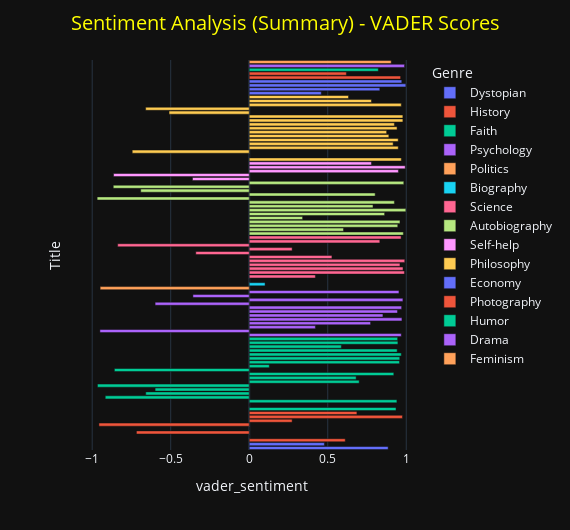

Notebook source saved alongside this figure:
### Code cell
#sentiment analysis comparison - compare VADER sentiment scores for each book
fig = px.bar(book_url, x='vader_sentiment', y='Title',  color='Genre', orientation='h')
fig.update_layout(
    yaxis=dict(showticklabels=False),
    title= 'Sentiment Analysis (Summary) - VADER Scores',
    title_x=0.5,
    title_font=dict(size=20, color='yellow'),
    template='plotly_dark',
    width=570,
    height=530
)
fig.write_html("./charts/sentiment_analysis.html")
fig.show()

### Figure 1 — Plotly figure (JSON) as saved in the notebook; plotly's stock layout.template omitted (floating-point values rounded to 4 significant figures)
{"data": [{"alignmentgroup": "True", "hovertemplate": "Genre=Dystopian<br>vader_sentiment=%{x}<br>Title=%{y}<extra></extra>", "legendgroup": "Dystopian", "marker": {"color": "#636efa", "pattern": {"shape": ""}}, "name": "Dystopian", "offsetgroup": "Dystopian", "orientation": "h", "showlegend": true, "textposition": "auto", "type": "bar", "x": [0.8847, 0.4788], "xaxis": "x", "y": ["1984", "Animal Farm"], "yaxis": "y"}, {"alignmentgroup": "True", "hovertemplate": "Genre=History<br>vader_sentiment=%{x}<br>Title=%{y}<extra></extra>", "legendgroup": "History", "marker": {"color": "#EF553B", "pattern": {"shape": ""}}, "name": "History", "offsetgroup": "History", "orientation": "h", "showlegend": true, "textposition": "auto", "type": "bar", "x": [0.6115, 0, -0.7184, 0, -0.9571, 0.2732, 0.9758, 0.6858], "xaxis": "x", "y": ["100 Headlines That Changed the World", "A Brief History of How the Industrial Revolution Changed the World", "All Quiet on the Western Front", "Evolution the Human Story", "I Used to Know That: World History", "Islam dalam Sejarah dan Kebudayaan Melayu", "Sapiens: A Brief History of Humankind", "The Museum of Scandals: Art that Shocked the World"], "yaxis": "y"}, {"alignmentgroup": "True", "hovertemplate": "Genre=Faith<br>vader_sentiment=%{x}<br>Title=%{y}<extra></extra>", "legendgroup": "Faith", "marker": {"color": "#00cc96", "pattern": {"shape": ""}}, "name": "Faith", "offsetgroup": "Faith", "orientation": "h", "showlegend": true, "textposition": "auto", "type": "bar", "x": [0.9349, 0, 0.9405, -0.9169, -0.6591, -0.5994, -0.9665, 0.7003, 0.6808, 0.9207, -0.8587, 0.128, 0.9571, 0.9585, 0.9683, 0.9422, 0.5868, 0.9469, 0.9452], "xaxis": "x", "y": ["20 Principles", "30-Second Religion", "Agnosticism", "ANTITHESIS", "God Is Not Great", "Hadith: A Re-evaluation", "Infidel", "Mencari Jalan Pulang", "Mengemudi Bahtera Perubahan Minda", "No god but God", "Questioning the Veil: Open Letters to Muslim Women", "Religion Without God", "Rumi's Little Book of Life", "The Atheist's Bible", "The God Delusion", "Theology of Tariq Ramadan", "Travelog Minda Tajdid: Catatan Perjalanan Dari Tanah Barat", "What I Believe", "Why I am not a Christian"], "yaxis": "y"}, {"alignmentgroup": "True", "hovertemplate": "Genre=Psychology<br>vader_sentiment=%{x}<br>Title=%{y}<extra></extra>", "legendgroup": "Psychology", "marker": {"color": "#ab63fa", "pattern": {"shape": ""}}, "name": "Psychology", "offsetgroup": "Psychology", "orientation": "h", "showlegend": true, "textposition": "auto", "type": "bar", "x": [0.9682, -0.9509, 0.4215, 0.7728, 0.9725, 0.8516, 0.9442, 0.9705, -0.5994, 0.9786, -0.3586, 0.9535], "xaxis": "x", "y": ["30-Second Psychology ", "Adult Children of Emotionally Immature Parents", "Civilization and Its Discontents", "Freud for Beginners", "Freud Verbatim", "Freudian Slips", "Life Lessons From Freud", "Quiet", "The Body Keeps the Score ", "The Courage to Be Disliked ", "The Examined Life", "The Moral Molecule"], "yaxis": "y"}, {"alignmentgroup": "True", "hovertemplate": "Genre=Politics<br>vader_sentiment=%{x}<br>Title=%{y}<extra></extra>", "legendgroup": "Politics", "marker": {"color": "#FFA15A", "pattern": {"shape": ""}}, "name": "Politics", "offsetgroup": "Politics", "orientation": "h", "showlegend": true, "textposition": "auto", "type": "bar", "x": [-0.9493], "xaxis": "x", "y": ["50 Political Ideas You Really Need to Know"], "yaxis": "y"}, {"alignmentgroup": "True", "hovertemplate": "Genre=Biography<br>vader_sentiment=%{x}<br>Title=%{y}<extra></extra>", "legendgroup": "Biography", "marker": {"color": "#19d3f3", "pattern": {"shape": ""}}, "name": "Biography", "offsetgroup": "Biography", "orientation": "h", "showlegend": true, "textposition": "auto", "type": "bar", "x": [0.101, 0], "xaxis": "x", "y": ["A Brief Guide to Charles Darwin, His Life and Times", "Sigmund Freud"], "yaxis": "y"}, {"alignmentgroup": "True", "hovertemplate": "Genre=Science<br>vader_sentiment=%{x}<br>Title=%{y}<extra></extra>", "legendgroup": "Science", "marker": {"color": "#FF6692", "pattern": {"shape": ""}}, "name": "Science", "offsetgroup": "Science", "orientation": "h", "showlegend": true, "textposition": "auto", "type": "bar", "x": [0.4215, 0.9885, 0.9793, 0.9599, 0.9904, 0.5267, -0.3403, 0.2732, -0.8378, 0.8316, 0.9671], "xaxis": "x", "y": ["A Brief History of the Universe", "A Tear at the Edge of Creation", "A Universe from Nothing", "Conversations on Consciousness", "Supercooperators", "The Ascent of Man", "The Demon-Haunted World: Science as a Candle in the Dark", "The Story of Evolution.", "The Science of Sin: The Psychology of the Seven Deadlies ", "We Are All Stardust", "Why Evolution Is True"], "yaxis": "y"}, {"alignmentgroup": "True", "hovertemplate": "Genre=Autobiography<br>vader_sentiment=%{x}<br>Title=%{y}<extra></extra>", "legendgroup": "Autobiography", "marker": {"color": "#B6E880", "pattern": {"shape": ""}}, "name": "Autobiography", "offsetgroup": "Autobiography", "orientation": "h", "showlegend": true, "textposition": "auto", "type": "bar", "x": [0.9816, 0.6005, 0.946, 0.96, 0.34, 0.8622, 0.9974, 0.7884, 0.9245, -0.9684, 0.802, -0.6911, -0.8658, 0.9844], "xaxis": "x", "y": ["A Doctor in the House", "Educated", "I Know Why the Caged Bird Sings", "Insatiable", "Into the Wild", "Latin America Diaries", "Love Without Limits", "Man's Search for Meaning", "My Brief History", "Night ", "Remembering Che: My Life with Che Guevara", "Shy: A Memoir", "The Diary of a Young Girl", "The Woman in Me"], "yaxis": "y"}, {"alignmentgroup": "True", "hovertemplate": "Genre=Self-help<br>vader_sentiment=%{x}<br>Title=%{y}<extra></extra>", "legendgroup": "Self-help", "marker": {"color": "#FF97FF", "pattern": {"shape": ""}}, "name": "Self-help", "offsetgroup": "Self-help", "orientation": "h", "showlegend": true, "textposition": "auto", "type": "bar", "x": [-0.3612, -0.8639, 0.9501, 0.9934, 0.7783], "xaxis": "x", "y": ["Before I Die", "F**K It Therapy", "Rich Dad, Poor Dad", "The Subtle Art of Not Giving a F*ck", "Tuesdays with Morrie"], "yaxis": "y"}, {"alignmentgroup": "True", "hovertemplate": "Genre=Philosophy<br>vader_sentiment=%{x}<br>Title=%{y}<extra></extra>", "legendgroup": "Philosophy", "marker": {"color": "#FECB52", "pattern": {"shape": ""}}, "name": "Philosophy", "offsetgroup": "Philosophy", "orientation": "h", "showlegend": true, "textposition": "auto", "type": "bar", "x": [0.9686, 0, -0.7451, 0.949, 0.9165, 0.9486, 0.8891, 0.875, 0.9414, 0.9245, 0.9785, 0.9784, -0.5106, -0.6597, 0.9683, 0.7783, 0.6322], "xaxis": "x", "y": ["Candide", "Civilization", "Crime and Punishment", "Event", "Free Will", "If You Can Read This", "On Beauty", "On Certainty", "On Liberty", "Philosophy 101", "The Alchemist", "The Big Questions", "The Metamorphosis", "The Stranger", "The Trolley Problem", "Wittgenstein's Conception of Philosophy", "Would You Eat Your Cat? "], "yaxis": "y"}, {"alignmentgroup": "True", "hovertemplate": "Genre=Economy<br>vader_sentiment=%{x}<br>Title=%{y}<extra></extra>", "legendgroup": "Economy", "marker": {"color": "#636efa", "pattern": {"shape": ""}}, "name": "Economy", "offsetgroup": "Economy", "orientation": "h", "showlegend": true, "textposition": "auto", "type": "bar", "x": [0.4588, 0.8316, 0.9974, 0.9716], "xaxis": "x", "y": ["Double Entry", "Economics: The User's Guide", "Economix: How and Why Our Economy Works", "Rich Malaysia, Poor Malaysians"], "yaxis": "y"}, {"alignmentgroup": "True", "hovertemplate": "Genre=Photography<br>vader_sentiment=%{x}<br>Title=%{y}<extra></extra>", "legendgroup": "Photography", "marker": {"color": "#EF553B", "pattern": {"shape": ""}}, "name": "Photography", "offsetgroup": "Photography", "orientation": "h", "showlegend": true, "textposition": "auto", "type": "bar", "x": [0.964, 0.6187], "xaxis": "x", "y": ["Humans of New York: Stories", "In the Shadow of Mountains"], "yaxis": "y"}, {"alignmentgroup": "True", "hovertemplate": "Genre=Humor<br>vader_sentiment=%{x}<br>Title=%{y}<extra></extra>", "legendgroup": "Humor", "marker": {"color": "#00cc96", "pattern": {"shape": ""}}, "name": "Humor", "offsetgroup": "Humor", "orientation": "h", "showlegend": true, "textposition": "auto", "type": "bar", "x": [0.8221], "xaxis": "x", "y": ["Humblebrag: The Art of False Modesty"], "yaxis": "y"}, {"alignmentgroup": "True", "hovertemplate": "Genre=Drama<br>vader_sentiment=%{x}<br>Title=%{y}<extra></extra>", "legendgroup": "Drama", "marker": {"color": "#ab63fa", "pattern": {"shape": ""}}, "name": "Drama", "offsetgroup": "Drama", "orientation": "h", "showlegend": true, "textposition": "auto", "type": "bar", "x": [0.9892], "xaxis": "x", "y": ["My Sister's Keeper"], "yaxis": "y"}, {"alignmentgroup": "True", "hovertemplate": "Genre=Feminism<br>vader_sentiment=%{x}<br>Title=%{y}<extra></extra>", "legendgroup": "Feminism", "marker": {"color": "#FFA15A", "pattern": {"shape": ""}}, "name": "Feminism", "offsetgroup": "Feminism", "orientation": "h", "showlegend": true, "textposition": "auto", "type": "bar", "x": [0.9042], "xaxis": "x", "y": ["The Second Sex"], "yaxis": "y"}], "layout": {"barmode": "relative", "height": 530, "legend": {"title": {"text": "Genre"}, "tracegroupgap": 0}, "margin": {"t": 60}, "title": {"font": {"color": "yellow", "size": 20}, "text": "Sentiment Analysis (Summary) - VADER Scores", "x": 0.5}, "width": 570, "xaxis": {"anchor": "y", "domain": [0, 1], "title": {"text": "vader_sentiment"}}, "yaxis": {"anchor": "x", "domain": [0, 1], "showticklabels": false, "title": {"text": "Title"}}}}
